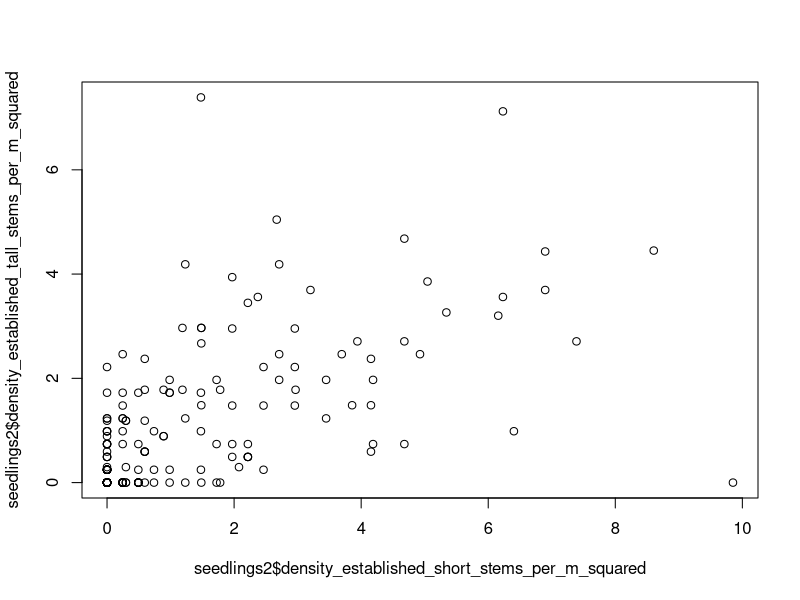
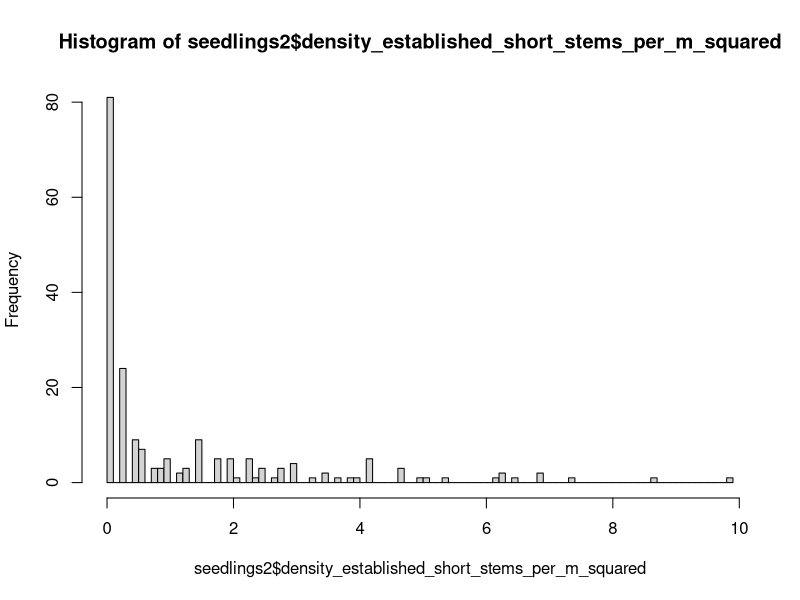
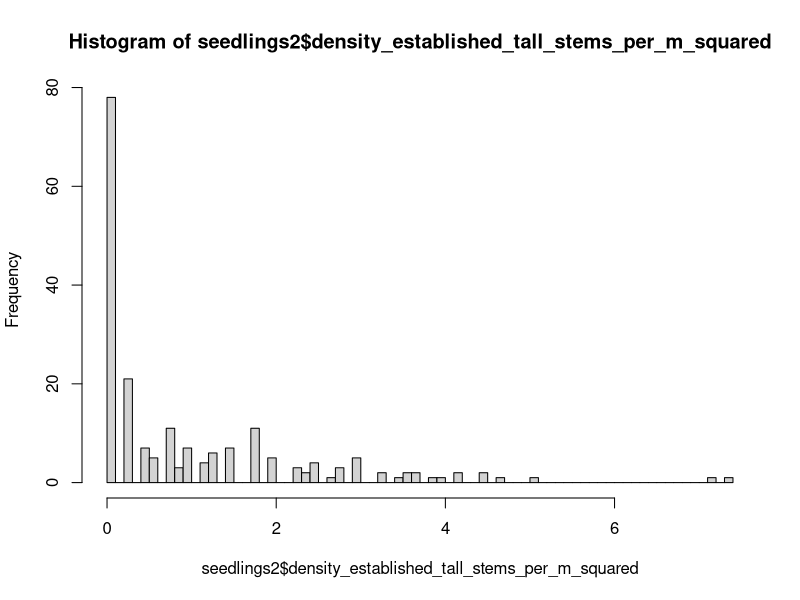
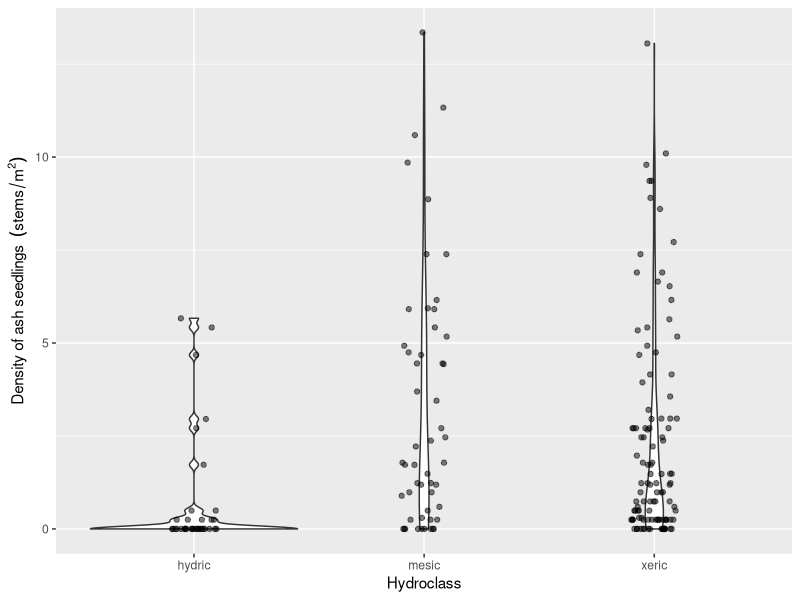

Recreate these plots in R, in order.
# Aaron Tayal
# 7/8/2024
# The purpose is to report (with the data we have so far) what the stem 
# density of ash seedlings, saplings, small trees, and trees is

library(ggplot2)
library(dplyr)

seedlings <- read.csv("Raw_data/07_08_2024_ash_seedlings.csv")
seedlings$center_tree_number <- as.integer(seedlings$center_tree_number)
hydro <- read.csv("Raw_data/MI-plot-hydroclasses.csv")

# To combine the data on hydroclasses with the seedling data, I will
# use inner_join, which keeps only the rows which have center_tree_number
# matching between the two datasets:
seedlings2 <- inner_join(seedlings, hydro, by="center_tree_number")

# We recorded data for each quadrant of each microplot, so I need to add up the
# four quadrants for short seedlings (those that are shorter than 25 cm):
seedlings2$number_established_short <- 
  seedlings2$northeast_number_established_short +
  seedlings2$southeast_number_established_short +
  seedlings2$southwest_number_established_short +
  seedlings2$northwest_number_established_short

# Same for tall seedlings:
seedlings2$number_established_tall <- 
  seedlings2$northeast_number_established_tall +
  seedlings2$southeast_number_established_tall +
  seedlings2$southwest_number_established_tall +
  seedlings2$northwest_number_established_tall

# Now I need to divide the raw counts by the area of the circular microplot to
# get the density. 
seedlings2$density_established_short_stems_per_m_squared <-
  (seedlings2$number_established_short / 
     seedlings2$area_of_microplot_m_squared)

seedlings2$density_established_tall_stems_per_m_squared <-
  (seedlings2$number_established_tall / 
     seedlings2$area_of_microplot_m_squared)

# I will make a column for the combined density of both short and tall seedlings:
seedlings2$density_established_seedlings_stems_per_m_squared <- 
  seedlings2$density_established_short_stems_per_m_squared +
  seedlings2$density_established_tall_stems_per_m_squared

# For a common sense check, I'll plot the density of short seedlings against
# the density of tall seedlings.  I predict (prior to seeing it) that they 
# will be correlated.
plot(seedlings2$density_established_short_stems_per_m_squared,
     seedlings2$density_established_tall_stems_per_m_squared)

# I will plot histograms for short and tall seedlings. I want to know what is 
# the qualitative shape of the distribution:
hist(seedlings2$density_established_short_stems_per_m_squared, breaks=100)
hist(seedlings2$density_established_tall_stems_per_m_squared, breaks=100)

# I want to make a violin plot that shows the distribution of seedling densities
# for each of the three hydroclasses (xeric, mesic, and hydric)
ggplot(data=seedlings2, aes(x=factor(mstrlvl), 
                            y=density_established_seedlings_stems_per_m_squared)) +
  geom_violin() +
  geom_jitter(height=0, width=0.1, alpha=0.5) +
  xlab("Hydroclass") +
  ylab(bquote("Density of ash seedlings " ~ (stems/m^2)))

  

